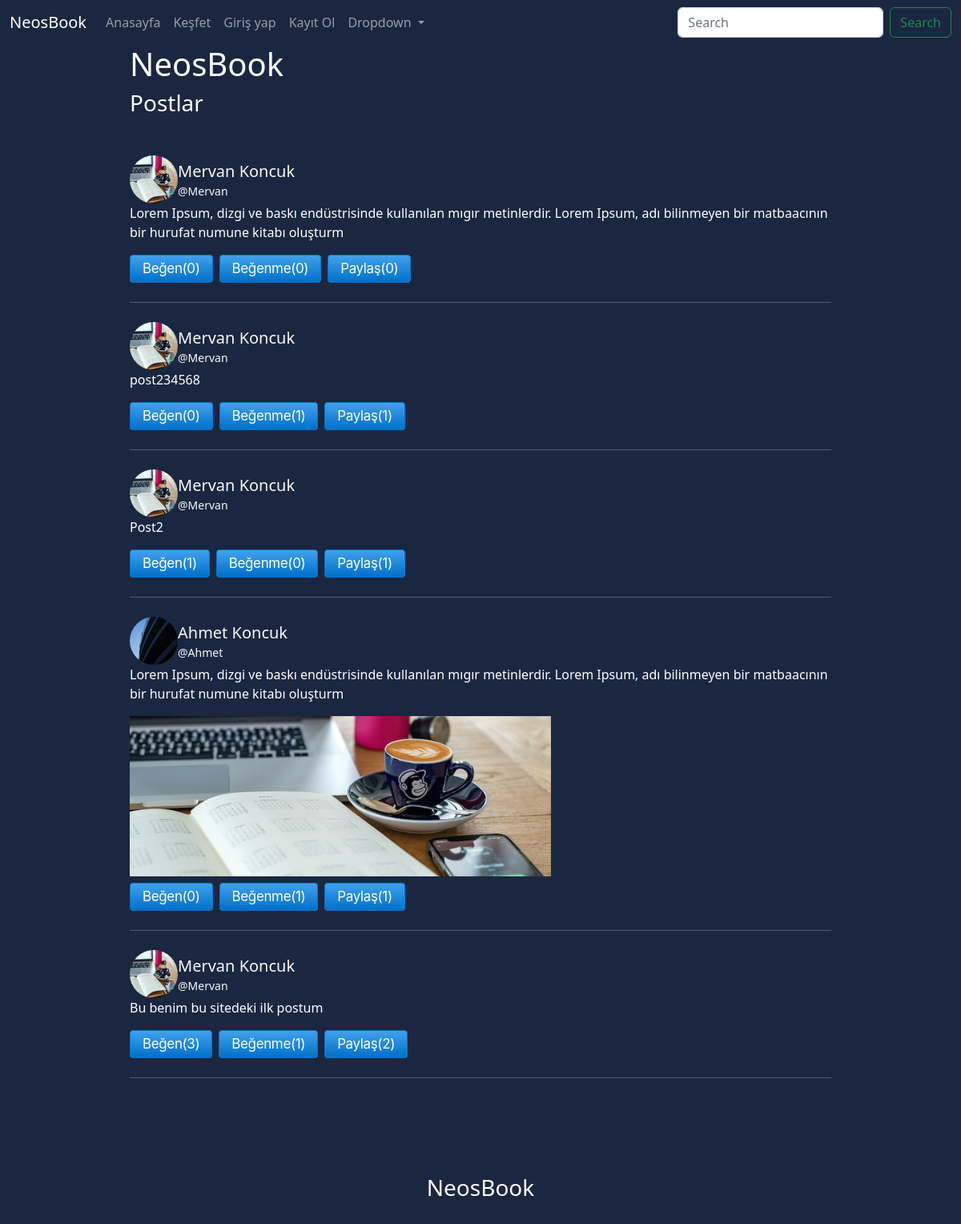
The page / on the database its author committed.
### posts/models.py (models this page shows, shortened)
class Post(models.Model):
    id = models.UUIDField(primary_key=True, db_index=True, default=uuid.uuid4, editable=False)
    owner = models.ForeignKey(User, on_delete=models.CASCADE)
    content = models.TextField(max_length=150)
    resim = models.FileField(upload_to='postlar/', blank=True)
    created_at = models.DateTimeField(auto_now_add=True)
    like = models.ManyToManyField(User, related_name='like')
    dislike = models.ManyToManyField(User, related_name='dislike')
    retweet = models.ManyToManyField(User, related_name='retweet')

### user/models.py (models this page shows, shortened)
class Hesap(models.Model):
    id = models.UUIDField(primary_key=True, db_index=True, default=uuid.uuid4, editable=False)
    created_at = models.DateTimeField(auto_now_add=True)
    user = models.OneToOneField(User, on_delete=models.CASCADE)
    isim = models.CharField(max_length=100)
    soyisim = models.CharField(max_length=100)
    bio = models.TextField(max_length=500, blank=True)
    takip = models.ManyToManyField(User, related_name="takip")
    takipci = models.ManyToManyField(User, related_name='takipci')
    resim = models.FileField(upload_to='hesaplar/', default='default.webp', blank=True)

### posts/views.py (the view)
# urls.py: path('', index, name='index'),
def index(request):
    if request.user.is_authenticated:
        posts = Hesap.objects.filter(takipci__in = [request.user])
    else:
        posts = Post.objects.all().order_by('-created_at')
    if request.method == 'POST':
        begen(request)
        return redirect('index')
    context = {
        'posts':posts
    }
    return render(request, 'index.html', context)

### templates/index.html (shortened to what this page needs)
{% extends "main.html" %}
{% load static %}
{% block content %}
    <div class="container w-75">
        <h1>NeosBook</h1>
        <h3 class="mb-5">Postlar</h3>
        {% if user.is_authenticated %}
            {% for i in posts %}
                {% for post in i.user.post_set.all %}
                    <div class="post">
                        <a href="/user/other/{{post.owner.id}}" class="d-block w-100 text-light text-decoration-none">
                        <div class="owner d-flex">
                            <div>
                                <img src="{{post.owner.hesap.resim.url}}" width="60" height="60" class="rounded-5" alt="">
                            </div>
                            <div>
                                <h5 class="mt-2 mb-0">{{post.owner.hesap.isim}} {{post.owner.hesap.soyisim}}</h5>
                                <small>@{{post.owner.username}}</small>
                            </div>
                        </div>
                        </a>
                        <div class="content">
                            <p>
                                {{post.content}}
                            </p>
                        </div>
                        {% if post.resim %}
                            <img src="{{post.resim.url}}" style="object-fit: cover;" width="60%" height="200" alt="">
                        {% else %}
                        {% endif %}
                        <form action="" class="d-flex mt-2" method="POST">
                            {% csrf_token %}
                            <input type="hidden" name="postId" value="{{post.id}}">
                            <input type="submit" value="Beğen({{post.like.all.count}})" name="begen"
                            {% if request.user in post.like.all %}
                                class="button yesil me-2"
                            {% else %}
                                class="button me-2"
                            {% endif %}
                            >
                            <input type="submit" value="Beğenme({{post.dislike.all.count}})" name="begenme"
                            {% if request.user in post.dislike.all %}
                                class="button yesil me-2"
                            {% else %}
                                class="button me-2"
                            {% endif %}
                            >
                            <input type="submit" value="Paylaş({{post.retweet.all.count}})" name="paylas"
                            {% if request.user in post.retweet.all %}
                                class="button yesil"
                            {% else %}
                                class="button"
                            {% endif %}
                            >
                        </form>
                    </div>
                    <hr class="my-4">
                {% endfor %}
        {% endfor %}
        {% else %}
            {% for post in posts %}
                <div class="post">
                <a href="/user/other/{{post.owner.id}}" class="d-block w-100 text-light text-decoration-none">
                <div class="owner d-flex">
                    <div>
                        <img src="{{post.owner.hesap.resim.url}}" width="60" height="60" class="rounded-5" alt="">
                    </div>
                    <div>
                        <h5 class="mt-2 mb-0">{{post.owner.hesap.isim}} {{post.owner.hesap.soyisim}}</h5>
                        <small>@{{post.owner.username}}</small>
                    </div>
                </div>
                </a>
                <div class="content">
                    <p>
                        {{post.content}}
                    </p>
                </div>
                {% if post.resim %}
                    <img src="{{post.resim.url}}" style="object-fit: cover;" width="60%" height="200" alt="">
                {% endif %}
                <form action="" class="d-flex mt-2" method="POST">
                    <input type="submit" value="Beğen({{post.like.all.count}})" name="begen"
                    {% if request.user in post.like.all %}
                        class="button yesil me-2"
                    {% else %}
                        class="button me-2"
                    {% endif %}
                    >
                    <input type="submit" value="Beğenme({{post.dislike.all.count}})" name="begenme"
                    {% if request.user in post.dislike.all %}
                        class="button yesil me-2"
                    {% else %}
                        class="button me-2"
                    {% endif %}
                    >
                    <input type="submit" value="Paylaş({{post.retweet.all.count}})" name="paylas"
                    {% if request.user in post.retweet.all %}
                        class="button yesil"
                    {% else %}
                        class="button"
                    {% endif %}
                    >
                </form>
                </div>
            <hr class="my-4">
            {% endfor %}
        {% endif %}
    </div>
{% endblock content %}

### templates/main.html (shortened to what this page needs)
{% load static %}
<!DOCTYPE html>
<html lang="tr">
<head>
    <link href="https://cdn.jsdelivr.net/npm/bootstrap@5.2.3/dist/css/bootstrap.min.css" rel="stylesheet">
    <link rel="stylesheet" href="{% static 'css/style.css' %}">
</head>
<body>
    {% include "includes/_navbar.html" %}
    {% block content %}
    {% endblock content %}
    {% include "includes/_footer.html" %}
</body>
</html>

### templates/includes/_navbar.html (shortened to what this page needs)
<nav class="navbar navbar-expand-lg navbar-dark">
    <div class="container-fluid">
      <a class="navbar-brand" href="/">NeosBook</a>
      <div class="collapse navbar-collapse" id="navbarSupportedContent">
        <ul class="navbar-nav me-auto mb-2 mb-lg-0">
          <li class="nav-item">
            <a class="nav-link" aria-current="page" href="/">Anasayfa</a>
          </li>
          <li class="nav-item">
            <a class="nav-link" href="/kesfet/">Keşfet</a>
          </li>
          {% if user.is_authenticated %}
              <li class="nav-item">
                <a class="nav-link" aria-current="page" href="/user/profil/">{{request.user}}</a>
              </li>
              <li class="nav-item">
                <a class="nav-link" href="/olustur/">Oluştur</a>
              </li>
              <li class="nav-item">
                <a class="nav-link" href="/user/logout/">Çıkış</a>
              </li>
          {% else %}
              <li class="nav-item">
              <a class="nav-link" aria-current="page" href="/user/login/">Giriş yap</a>
            </li>
            <li class="nav-item">
              <a class="nav-link" href="/user/register/">Kayıt Ol</a>
            </li>
          {% endif %}
          <li class="nav-item dropdown">
            <a class="nav-link dropdown-toggle" href="#" role="button" data-bs-toggle="dropdown" aria-expanded="false">
              Dropdown
            </a>
          </li>
        </ul>
        <form class="d-flex" role="search">
          <input class="form-control me-2" type="search" placeholder="Search" aria-label="Search">
          <button class="btn btn-outline-success" type="submit">Search</button>
        </form>
      </div>
    </div>
  </nav>

### templates/includes/_footer.html
<footer class="p-5">
    <div class="container text-center p-5">
        <h3>NeosBook</h3>
    </div>
</footer>

### static/css/style.css (style rules this page uses)
body, html { height: 100%; margin: 0; padding: 0; }
body { background-color: #1b2740; color: white; }
.button { background-image: linear-gradient(#42A1EC, #0070C9); border: 1px solid #0077CC; border-radius: 4px; box-sizing: border-box; color: #FFFFFF; cursor: pointer; direction: ltr; display: block; font-family: "SF Pro Text","SF Pro Icons","AOS Icons","Helvetica Neue",Helvetica,Arial,sans-serif; font-size: 17px; font-weight: 400; letter-spacing: -.022em; line-height: 1.47059; min-width: 30px; overflow: visible; padding: 4px 15px; text-align: center; user-select: none; -webkit-user-select: none; touch-action: manipulation; white-space: nowrap; text-decoration: none; }

### rows shown on the page
Post: owner.hesap.resim (picture), owner.hesap.isim "Mervan", owner.hesap.soyisim "Koncuk", owner.username "Mervan", content "Lorem Ipsum, dizgi ve baskı endüstrisinde kullanılan mıgır metinlerdir. Lorem Ipsum, adı bilinmeyen bir matbaacının bir hurufat numune kitabı oluşturm", begen "Beğen(0)", begenme "Beğenme(0)", paylas "Paylaş(0)"
Post: owner.hesap.resim (picture), owner.hesap.isim "Mervan", owner.hesap.soyisim "Koncuk", owner.username "Mervan", content "post234568", begen "Beğen(0)", begenme "Beğenme(1)", paylas "Paylaş(1)"
Post: owner.hesap.resim (picture), owner.hesap.isim "Mervan", owner.hesap.soyisim "Koncuk", owner.username "Mervan", content "Post2", begen "Beğen(1)", begenme "Beğenme(0)", paylas "Paylaş(1)"
Post: owner.hesap.resim (picture), owner.hesap.isim "Ahmet", owner.hesap.soyisim "Koncuk", owner.username "Ahmet", content "Lorem Ipsum, dizgi ve baskı endüstrisinde kullanılan mıgır metinlerdir. Lorem Ipsum, adı bilinmeyen bir matbaacının bir hurufat numune kitabı oluşturm", resim (picture), begen "Beğen(0)", begenme "Beğenme(1)", paylas "Paylaş(1)"
Post: owner.hesap.resim (picture), owner.hesap.isim "Mervan", owner.hesap.soyisim "Koncuk", owner.username "Mervan", content "Bu benim bu sitedeki ilk postum", begen "Beğen(3)", begenme "Beğenme(1)", paylas "Paylaş(2)"
